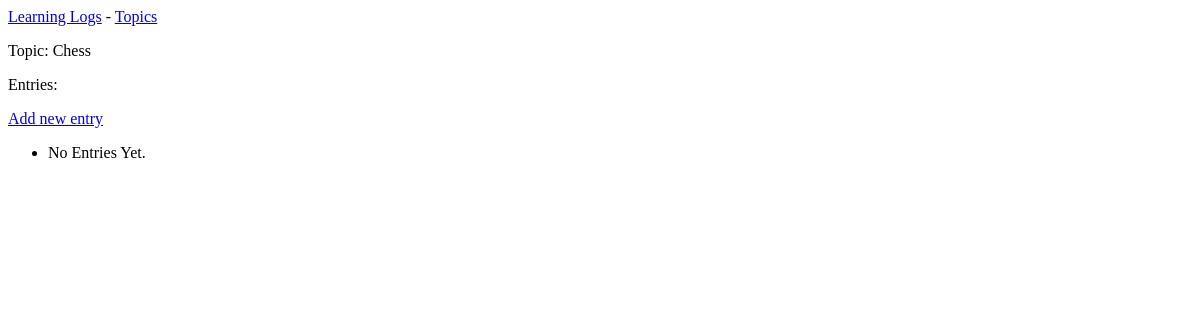
The app's page /topics/1/, older data.
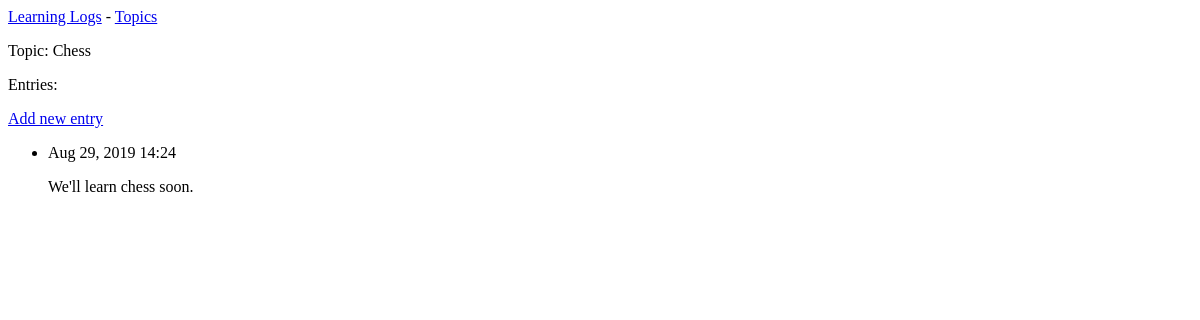
The same page, newer data.
### learning_logs/models.py (models this page shows, shortened)
class Entry(models.Model):
    topic = models.ForeignKey(Topic,on_delete=models.CASCADE)
    text = models.TextField()
    date_added = models.DateTimeField(auto_now_add=True)
    class Meta:
        verbose_name_plural = 'entries'

### learning_logs/views.py (the view)
# urls.py: path('topics/<int:topic_id>/', views.topic, name='topic'),
def topic(request, topic_id):
    topic = Topic.objects.get(id=topic_id)
    entries = topic.entry_set.order_by('-date_added')
    context = {'topic':topic, 'entries':entries}
    return render(request, 'learning_logs/topic.html', context)

### learning_logs/models.py (called while the page is built)
    def __str__(self):
        return self.text

### learning_logs/templates/learning_logs/topic.html
{% extends 'learning_logs/base.html' %}
{% block content %}
    <p>Topic: {{ topic }}</p>
    <p>Entries:</p>
    <p>
        <a href="{% url 'learning_logs:new_entry' topic.id%}">Add new entry</a>
    </p>
    <ul>
        {% for entry in entries %}
            <li>
            <p>{{ entry.date_added|date:'M d, Y H:i' }}</p>
            <p>{{ entry.text|linebreaks }}</p>
            </li>
            {% empty %}
            <li>
            No Entries Yet.
            </li>
        {% endfor %}
    </ul>
{% endblock content %}

Row changes from the older to the newer data that the page shows:
added Entry: date_added "Aug 29, 2019 14:24", text "We'll learn chess soon."
Text that changed along with them:
text no longer shown: "No Entries Yet."
